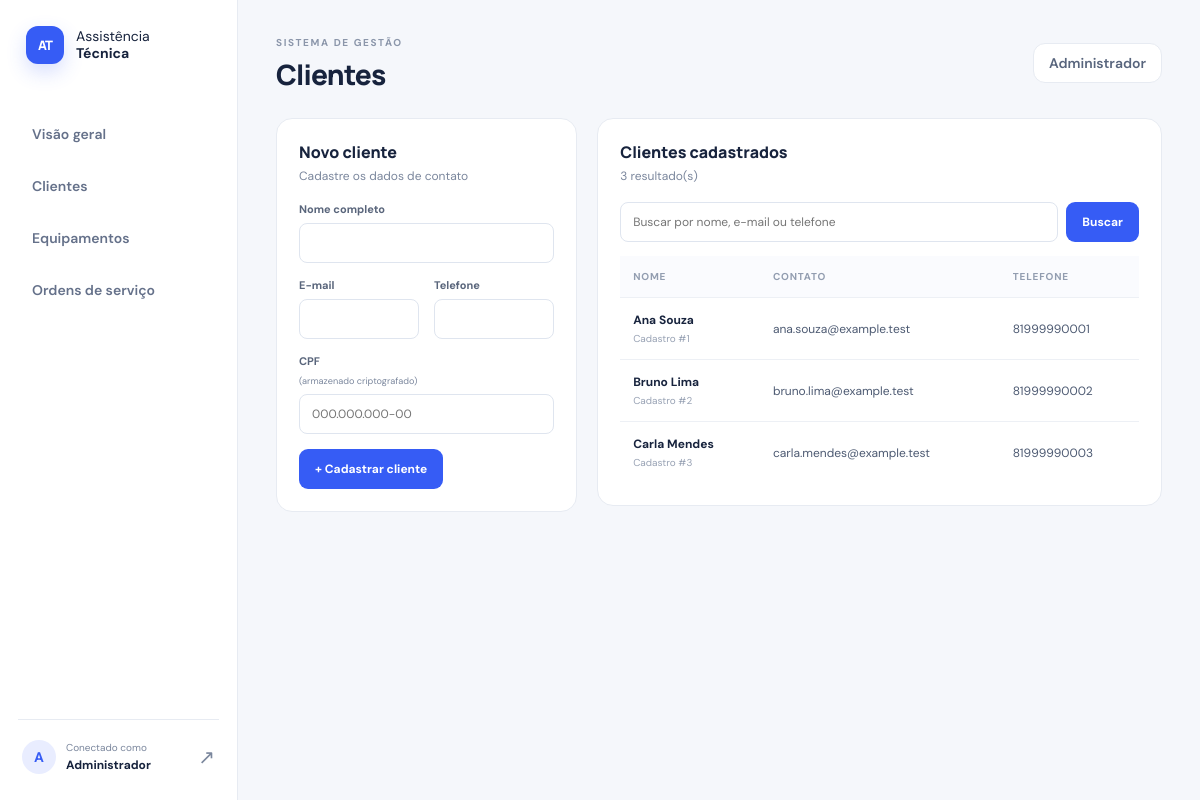
Screenshot of /sistema/clientes.php (signed in) with the database file from the repository.
### tables this page shows
CREATE TABLE clientes (
  id INT UNSIGNED AUTO_INCREMENT PRIMARY KEY,
  nome VARCHAR(150) NOT NULL,
  email VARCHAR(150) NULL UNIQUE,
  telefone VARCHAR(30) NULL,
  cpf_cifrado TEXT NOT NULL,
  criado_em DATETIME NOT NULL DEFAULT CURRENT_TIMESTAMP,
  INDEX idx_clientes_nome (nome),
  INDEX idx_clientes_telefone (telefone)
);

### sistema/config.php (called while the page is built, shortened)
<?php
function e(?string $value): string {
    return htmlspecialchars((string)$value, ENT_QUOTES | ENT_SUBSTITUTE, 'UTF-8');
}

### sistema/clientes.php (the view, shortened to what this page needs)
<?php
$pdo = db();
$search = trim((string)($_GET['q'] ?? ''));
if ($search !== '') {
    $stmt = $pdo->prepare('SELECT id,nome,email,telefone,criado_em FROM clientes WHERE nome LIKE ? OR email LIKE ? OR telefone LIKE ? ORDER BY nome');
    $like = "%$search%"; $stmt->execute([$like,$like,$like]); $clientes = $stmt->fetchAll();
} else $clientes = $pdo->query('SELECT id,nome,email,telefone,criado_em FROM clientes ORDER BY nome')->fetchAll();
$pageTitle = 'Clientes'; require __DIR__ . '/header.php';
?>
<div class="content-grid"><section class="panel"><div class="panel-head"><div><h2>Novo cliente</h2><p>Cadastre os dados de contato</p></div></div>
<form method="post" class="form-grid"><input type="hidden" name="csrf_token" value="<?= e(csrfToken()) ?>"><label class="wide">Nome completo<input name="nome" maxlength="150" required></label><label>E-mail<input name="email" type="email" maxlength="150"></label><label>Telefone<input name="telefone" maxlength="30"></label><label class="wide">CPF <small>(armazenado criptografado)</small><input name="cpf" inputmode="numeric" minlength="11" maxlength="14" placeholder="000.000.000-00" required></label><div class="wide"><button class="btn" type="submit">+ Cadastrar cliente</button></div></form></section>
<section class="panel list-panel"><div class="panel-head"><div><h2>Clientes cadastrados</h2><p><?= count($clientes) ?> resultado(s)</p></div></div><form method="get" class="search-form"><input name="q" value="<?= e($search) ?>" placeholder="Buscar por nome, e-mail ou telefone"><button class="btn" type="submit">Buscar</button><?php if($search!==''): ?><a class="btn btn-muted" href="clientes.php">Limpar</a><?php endif; ?></form>
<div class="table-wrap"><table><thead><tr><th>Nome</th><th>Contato</th><th>Telefone</th></tr></thead><tbody><?php foreach($clientes as $c): ?><tr><td><strong><?= e($c['nome']) ?></strong><small class="block">Cadastro #<?= (int)$c['id'] ?></small></td><td><?= e($c['email'] ?: '—') ?></td><td><?= e($c['telefone'] ?: '—') ?></td></tr><?php endforeach; ?><?php if(!$clientes): ?><tr><td colspan="3">Nenhum cliente encontrado.</td></tr><?php endif; ?></tbody></table></div></section></div>
<?php require __DIR__ . '/footer.php'; ?>

### sistema/assets/style.css (style rules this page uses)
:root { --ink:#17233d;--muted:#7b879d;--line:#e7ebf2;--blue:#365cf5;--blue-dark:#2345d8;--bg:#f5f7fb;--white:#fff;--green:#dff8ed }
* { box-sizing:border-box }
body { margin:0;background:var(--bg);color:var(--ink);font-family:'DM Sans',Arial,sans-serif;font-size:14px }
.btn { border:0;border-radius:9px;background:var(--blue);color:white;font:700 12px 'DM Sans',sans-serif;padding:12px 16px;cursor:pointer;display:inline-flex;justify-content:center;align-items:center;white-space:nowrap }
.stat-card,.panel { background:white;border:1px solid var(--line);border-radius:16px }
.panel { padding:22px;margin-bottom:22px;min-width:0 }
.panel-head { display:flex;align-items:center;justify-content:space-between;gap:15px;margin-bottom:18px }
.panel-head h2 { font:800 16px Manrope,sans-serif;margin:0 0 5px }
.panel-head p { margin:0;color:var(--muted);font-size:12px }
.table-wrap { width:100%;overflow-x:auto }
table { width:100%;border-collapse:collapse;text-align:left;white-space:nowrap }
th { font-size:10px;text-transform:uppercase;letter-spacing:.8px;color:#929db0;font-weight:700;background:#fafbfe }
td,th { padding:14px 13px;border-bottom:1px solid #edf0f5 }
td { font-size:12px;color:#4d5a72 }
tbody tr:last-child td { border-bottom:0 }
td strong { color:var(--ink) }
td small.block { display:block;color:#98a2b4;font-size:10px;margin-top:4px }
.content-grid { display:grid;grid-template-columns:minmax(280px,.8fr) minmax(420px,1.5fr);gap:20px;align-items:start }
.form-grid { display:grid;grid-template-columns:1fr 1fr;gap:15px }
.form-grid label,.login-card label { display:grid;gap:7px;color:#59657b;font-size:11px;font-weight:700 }
.form-grid label small { font-weight:400;color:var(--muted) }
.wide { grid-column:1/-1 }
input,select,textarea { font:400 12px 'DM Sans',sans-serif;color:var(--ink);background:white;border:1px solid #dfe5ef;border-radius:8px;padding:11px 12px;width:100%;outline:none;min-width:0 }
.search-form { display:flex;gap:8px;margin-bottom:14px }
.search-form input { flex:1;min-width:100px }

### rows the page displays
clientes: nome "Ana Souza", id "1", email "ana.souza@example.test", telefone "81999990001"
clientes: nome "Bruno Lima", id "2", email "bruno.lima@example.test", telefone "81999990002"
clientes: nome "Carla Mendes", id "3", email "carla.mendes@example.test", telefone "81999990003"

### other values shown
substr($_SESSION['user_name'] ?? 'U',0,1) "A"
$_SESSION['user_name'] "Administrador"
$pageTitle "Clientes"
count($clientes) "3"
